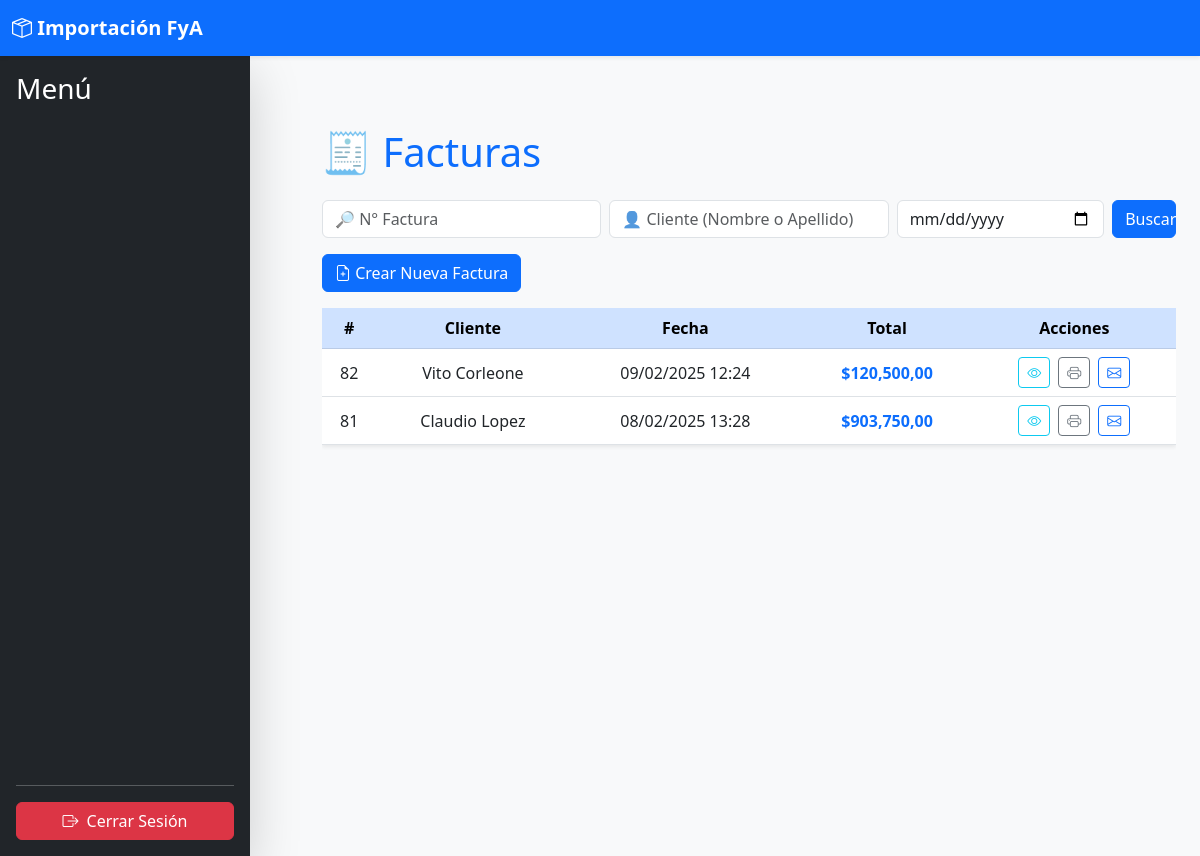
The page /facturacion/facturas/ on the database its author committed.
### facturacion/models.py (models this page shows, shortened)
class Factura(models.Model):
    cliente = models.ForeignKey(Cliente, on_delete=models.CASCADE, related_name='facturas')
    fecha = models.DateTimeField(auto_now_add=True)
    dolar_venta = models.DecimalField(max_digits=10, decimal_places=2, default=0)  # Dólar al momento de la venta
    pago_pesos = models.DecimalField(max_digits=10, decimal_places=2, default=0)  # Monto en pesos
    pago_dolares = models.DecimalField(max_digits=10, decimal_places=2, default=0)  # Monto en dólares
    metodo_pago = models.CharField(
        max_length=20,
        choices=[
            ('pesos', 'Pesos'),
            ('dolares', 'Dólares'),
            ('mixto', 'Mixto')
        ],
        default='pesos'
    )
    total = models.DecimalField(max_digits=10, decimal_places=2, default=0)
    vuelto = models.DecimalField(max_digits=10, decimal_places=2, default=0)
    observaciones = models.TextField(blank=True, null=True)  # Nuevo campo agregado
    vuelto_entregado = models.BooleanField(default=False, verbose_name="¿Vuelto entregado?")  # ✅ Nuevo campo

### accounts/models.py (models this page shows)
class Cliente(models.Model):
    id = models.AutoField(primary_key=True)
    nombre = models.CharField(max_length=100)
    apellido = models.CharField(max_length=100)
    email = models.EmailField(unique=True)
    telefono = models.CharField(max_length=15, blank=True, null=True)
    direccion = models.TextField(blank=True, null=True)
    notas = models.TextField(blank=True, null=True)
    fecha_registro = models.DateTimeField(default=now)
    def __str__(self):
        return f"{self.nombre} {self.apellido}"

### facturacion/views.py (the view)
# urls.py: path('facturas/', views.listar_facturas, name='listar_facturas'),
def listar_facturas(request):
    num_factura = request.GET.get('num_factura', '').strip()
    nombre_cliente = request.GET.get('nombre_cliente', '').strip()
    fecha_factura = request.GET.get('fecha_factura', '').strip()
    facturas_list = Factura.objects.all().order_by('-fecha')
    if num_factura:
        facturas_list = facturas_list.filter(id__icontains=num_factura)
    if nombre_cliente:
        facturas_list = facturas_list.filter(
            Q(cliente__nombre__icontains=nombre_cliente) | Q(cliente__apellido__icontains=nombre_cliente)
        )
    if fecha_factura:
        facturas_list = facturas_list.filter(fecha__date=fecha_factura)  # YYYY-MM-DD
    paginator = Paginator(facturas_list, 10)
    page_number = request.GET.get('page')
    facturas = paginator.get_page(page_number)
    es_gerente = request.user.groups.filter(name="Gerente").exists() or request.user.is_superuser
    return render(request, 'facturacion/listar_facturas.html', {
        'facturas': facturas,
        'es_gerente': es_gerente,
        'num_factura': num_factura,
        'nombre_cliente': nombre_cliente,
        'fecha_factura': fecha_factura,
    })

### facturacion/templates/facturacion/listar_facturas.html (shortened to what this page needs)
{% extends 'core/base.html' %}
{% load humanize %}
{% block content %}
<div class="container mt-5">
    <h1 class="mb-4 text-primary text-left">🧾 Facturas</h1>
    <form method="GET" class="mb-3">
        <div class="row g-2">
            <div class="col-md-4">
                <input type="text" name="num_factura" class="form-control"
                       placeholder="🔎 N° Factura"
                       value="{{ num_factura }}">
            </div>
            <div class="col-md-4">
                <input type="text" name="nombre_cliente" class="form-control"
                       placeholder="👤 Cliente (Nombre o Apellido)"
                       value="{{ nombre_cliente }}">
            </div>
            <div class="col-md-3">
                <input type="date" name="fecha_factura" class="form-control"
                       value="{{ fecha_factura }}">
            </div>
            <div class="col-md-1">
                <button type="submit" class="btn btn-primary w-100">Buscar</button>
            </div>
        </div>
    </form>
    <div class="text-left mb-3">
        <a href="{% url 'facturacion:crear_factura' %}" class="btn btn-primary">
            <i class="bi bi-file-earmark-plus"></i> Crear Nueva Factura
        </a>
    </div>
    <div class="table-responsive">
        <table class="table table-hover shadow-sm text-center align-middle">
            <thead class="table-primary">
                <tr>
                    <th class="text-center">#</th>
                    <th class="text-center">Cliente</th>
                    <th class="text-center">Fecha</th>
                    <th class="text-center">Total</th>
                    <th class="text-center">Acciones</th>
                </tr>
            </thead>
            <tbody>
                {% for factura in facturas %}
                    <tr>
                        <td class="text-center">{{ factura.id }}</td>
                        <td class="text-center">{{ factura.cliente }}</td>
                        <td class="text-center">{{ factura.fecha|date:"d/m/Y H:i" }}</td>
                        <td class="text-center text-primary fw-bold">
                            ${{ factura.total|floatformat:2|intcomma|default_if_none:"0,00" }}
                        </td>
                        <td class="text-center">
                            <div class="d-flex justify-content-center gap-2">
                                <a href="{% url 'facturacion:detalle_factura' factura.id %}"
                                   class="btn btn-sm btn-outline-info" title="Ver Factura">
                                    <i class="bi bi-eye"></i>
                                </a>
                                <a href="{% url 'facturacion:imprimir_factura' factura.id %}"
                                   class="btn btn-sm btn-outline-secondary" title="Imprimir Factura" target="_blank">
                                    <i class="bi bi-printer"></i>
                                </a>
                                <form method="post" action="{% url 'facturacion:enviar_factura_email' factura.id %}" style="display:inline;">
                                    <button type="submit" class="btn btn-sm btn-outline-primary" title="Enviar por Email">
                                        <i class="bi bi-envelope"></i>
                                    </button>
                                </form>
                            </div>
                        </td>
                    </tr>
                {% empty %}
                    <tr>
                        <td colspan="5" class="text-center text-muted py-3">
                            📄 No se encontraron facturas.
                        </td>
                    </tr>
                {% endfor %}
            </tbody>
        </table>
    </div>
</div>
{% endblock %}

### core/templates/core/sidebar.html (style rules this page uses)
.d-flex { align-items: stretch; }

### rows shown on the page
Factura: id "82", cliente "Vito Corleone", fecha "09/02/2025 12:24", total "120,500,00"
Factura: id "81", cliente "Claudio Lopez", fecha "08/02/2025 13:28", total "903,750,00"
